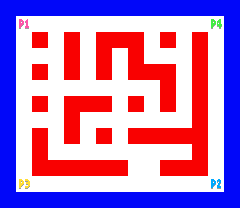

This game map was drawn from its Tiled (.tmx) file and the tilesets committed beside it. A one-line description and the full map source follow:
An orthogonal 15x13 tile map with 16x16 px tiles, 1 tile layer (Tile Layer 1).

<map version="1.4" tiledversion="1.4.3" orientation="orthogonal" renderorder="right-down" width="15" height="13" tilewidth="16" tileheight="16" infinite="0" nextlayerid="3" nextobjectid="1">
 <tileset firstgid="1" name="map-tiles" tilewidth="16" tileheight="16" tilecount="64" columns="8">
  <image source="map-tiles.png" width="128" height="128" />
  <tile id="7">
   <properties>
    <property name="walkable" type="bool" value="true" />
   </properties>
  </tile>
 </tileset>
 <layer id="1" name="Tile Layer 1" width="15" height="13">
  <data encoding="csv">
3,3,3,3,3,3,3,3,3,3,3,3,3,3,3,
3,9,8,8,8,8,8,8,8,8,8,8,8,12,3,
3,8,1,8,1,8,1,1,1,8,1,8,1,8,3,
3,8,8,8,1,8,1,8,1,8,8,8,1,8,3,
3,8,1,8,1,8,1,8,1,1,1,8,1,8,3,
3,8,8,8,8,8,8,8,8,8,1,8,1,8,3,
3,8,1,8,1,1,1,8,1,8,1,8,1,8,3,
3,8,8,8,1,8,8,8,8,8,8,8,1,8,3,
3,8,1,8,1,8,1,8,1,1,1,1,1,8,3,
3,8,1,8,8,8,8,8,8,8,8,8,1,8,3,
3,8,1,1,1,1,1,1,8,8,1,1,1,8,3,
3,11,8,8,8,8,8,8,8,8,8,8,8,10,3,
3,3,3,3,3,3,3,3,3,3,3,3,3,3,3
</data>
 </layer>
</map>